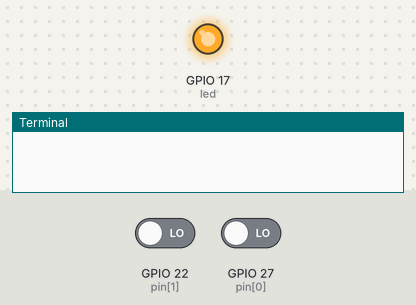
Bench run of a program on a simulated Raspberry Pi (BCM pin numbers). Shown: output pins drawn as LEDs (lit = HIGH), the last lines printed to the terminal. The inputs (shaded band) are chosen by the test bench; at power-on: GPIO 22 (pin[1]) LOW, GPIO 27 (pin[0]) LOW. Random numbers come from a fixed seed.

Above: at 4.2 s.
4.3 s: GPIO 22 (pin[1]) driven HIGH
At 5.3 s:
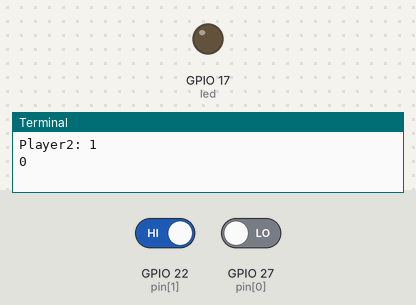
Timing chart, 0 to 9.8 s (numbered marks = the images above; inputs shaded):
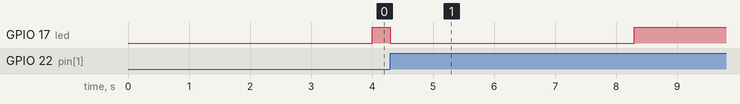

Measured:
- after the input at 4.3 s, GPIO 17 (led): HIGH → LOW at once, → HIGH 4.0 s later

The program:

Oef3.py
```python
import RPi.GPIO as GPIO
import time
import random

led=17

pin=[27,22]

GPIO.setmode(GPIO.BCM)
GPIO.setup(pin,GPIO.IN)
GPIO.setup(led,GPIO.OUT)


player1,player2=0,0
gedrukt=0
go=False
def icb(channel):
	global gedrukt
	global go
	if go:
		if GPIO.event_detected(pin[0]):
			gedrukt=1
		if GPIO.event_detected(pin[1]):
			gedrukt=2
GPIO.add_event_detect(pin[0], GPIO.RISING,callback=icb, bouncetime=30)
GPIO.add_event_detect(pin[1], GPIO.RISING, callback=icb, bouncetime=30)

while True:
	go=False
	GPIO.output(led,False)
	if not GPIO.input(led):
		x = random.randint(1,4)
		time.sleep(4)
		#print(x)
		GPIO.output(led,True)
		go=True
	while not gedrukt:
		pass
	if gedrukt == 1:
		player1+=1
		GPIO.output(led,False)
		print("Player1: ",player1)
	if gedrukt==2:
		player2+=1
		GPIO.output(led,False)
		print("Player2:",player2)

	gedrukt=0
	print(gedrukt)
```
